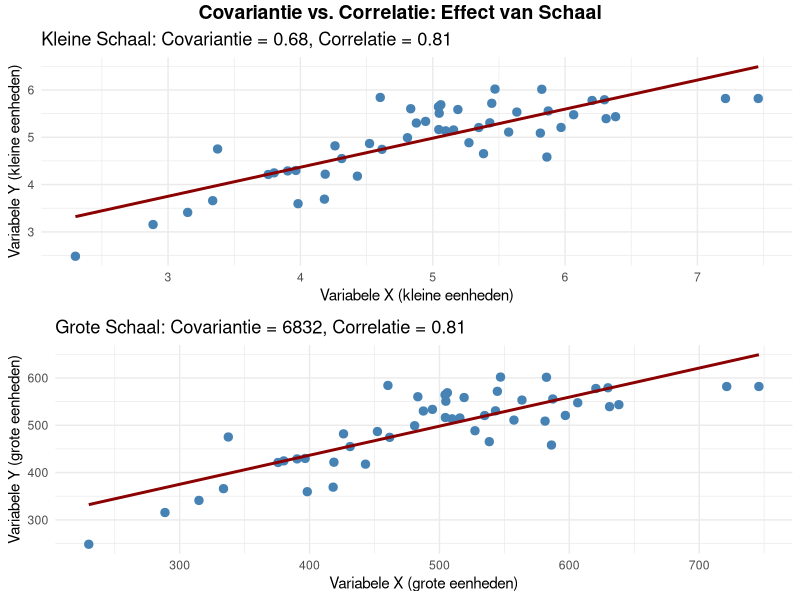
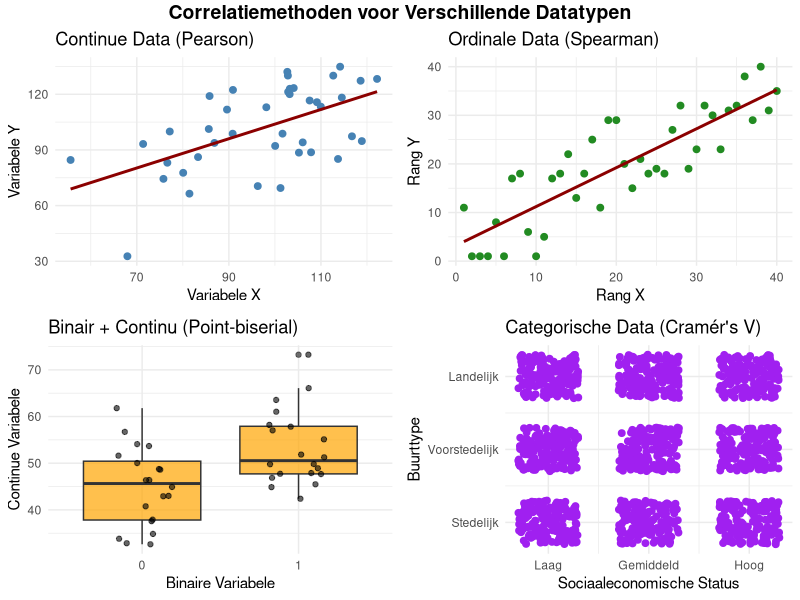
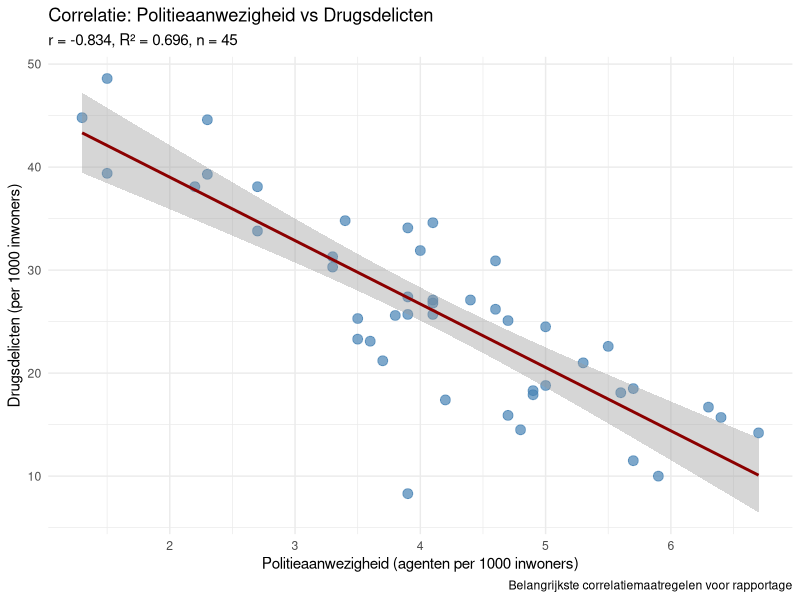
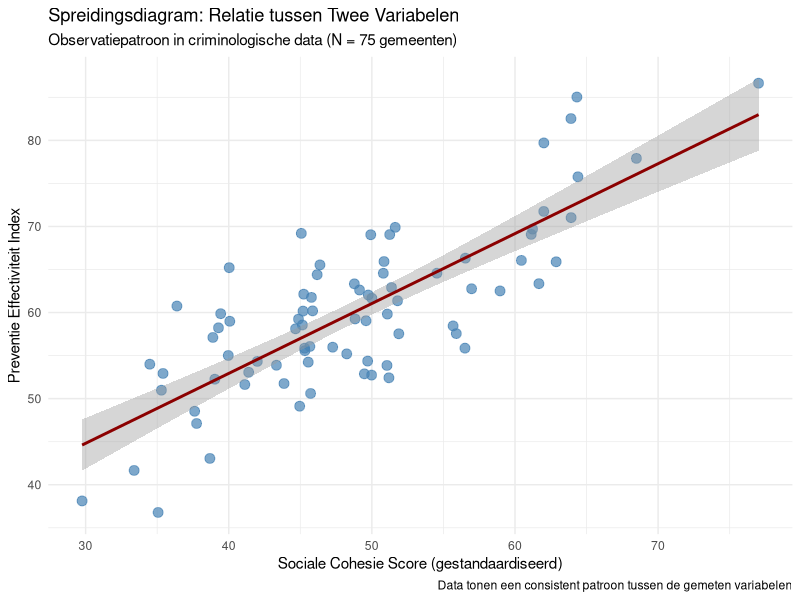
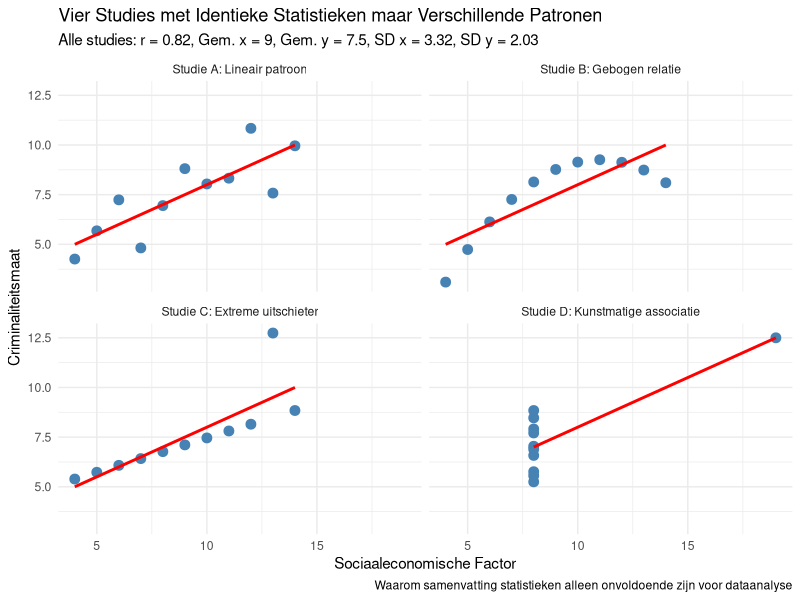
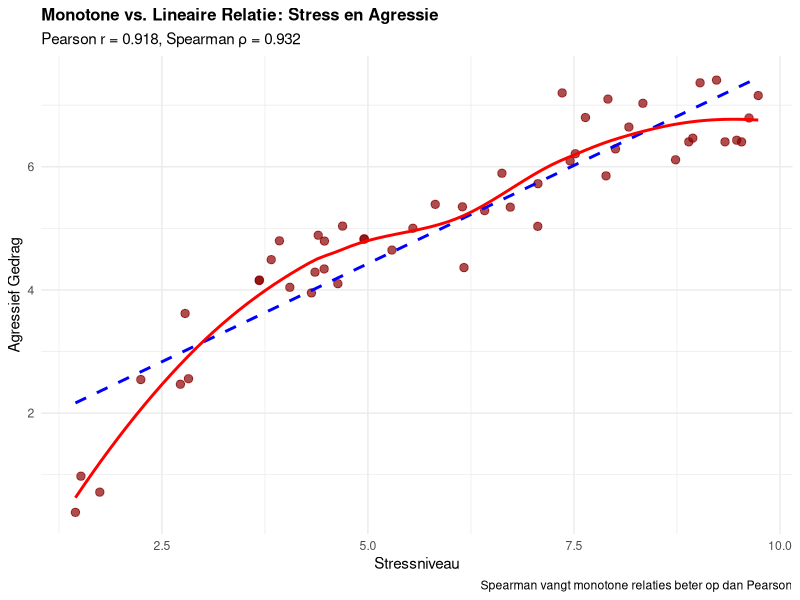
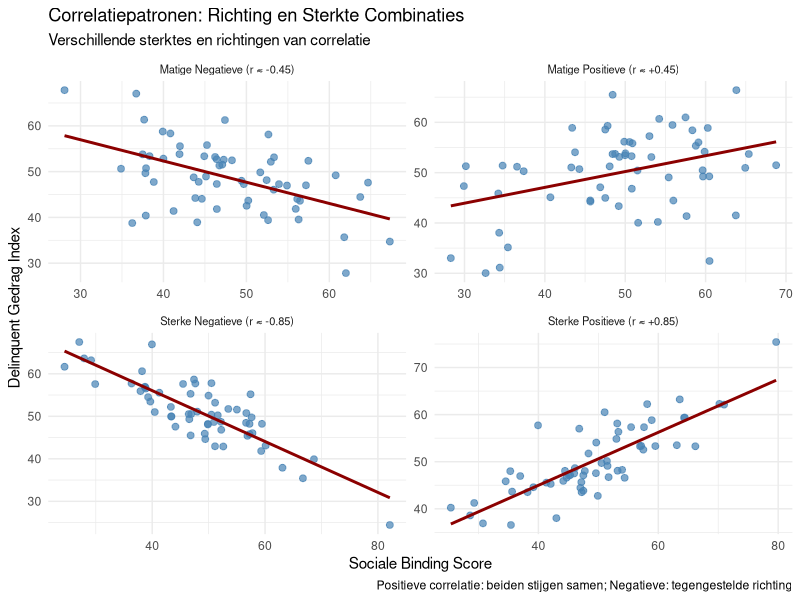
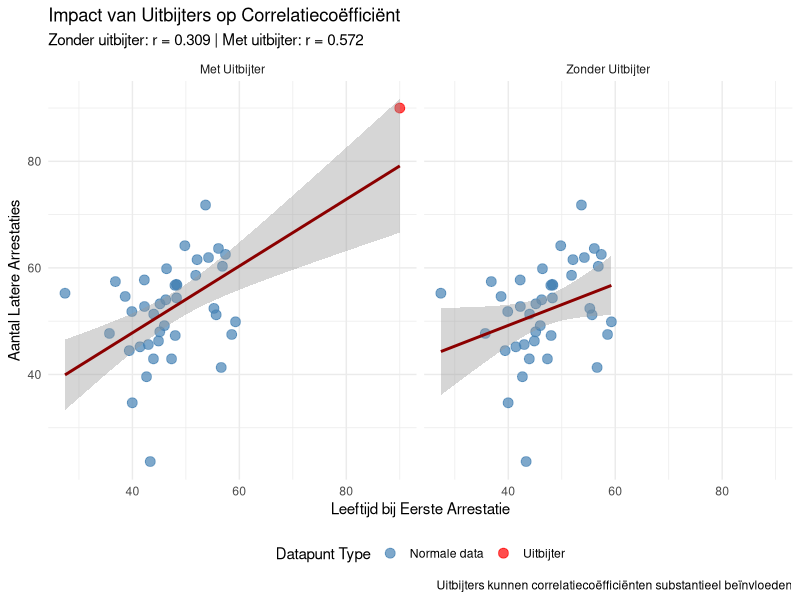

Generate these figures, in order, with R:
# =============================================================================
# SIMPLIFIED DODONA CORRELATION EXERCISES - IMAGE GENERATION SCRIPT
# =============================================================================
# This script generates all visualization images for correlation exercises
# Direct generation without unnecessary function wrappers
# =============================================================================

# Load required libraries
library(ggplot2)
library(dplyr)
library(gridExtra)
library(tidyr)

# Set random seed for reproducibility
set.seed(42)

# Define the path to the appropriate Dodona directory
question_dirs <- c(
  "3" = "3.3 Correlatie - Belangrijkste maatregelen",
  "8" = "3.8 Correlatie - Interpreteer correlatie", 
  "9" = "3.9 Correlatie - Wat correlatie vertelt",
  "11" = "3.11 Correlatie - Visualisatie belang",
  "12" = "3.12 Correlatie - Covariantie verschillen",
  "14" = "3.14 Correlatie - Pearson vs Spearman",
  "15" = "3.15 Correlatie - Richting en kracht",
  "18" = "3.18 Correlatie - Wanneer welke correlatie",
  "19" = "3.19 Correlatie - Impact uitschieters",
  "21" = "3.21 Correlatie - Correlatie interpretatie",
  "23" = "3.23 Correlatie - Correlatie aannames"
)

# Function to save images to appropriate directories
save_dodona_image <- function(plot, question_num, width = 5, height = 3.5) {
  # Create directory if it doesn't exist
  dir_name <- question_dirs[as.character(question_num)]
  if (!is.na(dir_name)) {
    media_path <- file.path(dir_name, "description", "media")
    if (!dir.exists(media_path)) {
      dir.create(media_path, recursive = TRUE)
    }
    
    # Save the image
    filename <- file.path(media_path, paste0("correlation_plot_", question_num, ".png"))
    ggsave(filename, plot, width = width, height = height, dpi = 300, bg = "white")
    cat("Saved:", filename, "- Size:", width, "x", height, "\n")
  }
}

# =============================================================================
# DIRECT IMAGE GENERATION
# =============================================================================

cat("=============================================================================\n")
cat("GENERATING ALL DODONA CORRELATION EXERCISE IMAGES\n")
cat("=============================================================================\n")

# QUESTION 3.3 - Key correlation measures
cat("\n=== Generating Q3.3 Image: Belangrijkste maatregelen ===\n")

# Generate realistic criminological data
n <- 45  # Belgian municipalities
politie <- round(rnorm(n, mean=4.2, sd=1.1), 1)
drugs <- round(25 + rnorm(n, sd=6) - 2.5*scale(politie)[,1]*3, 1)

crime_data <- data.frame(
  "Politieaanwezigheid" = politie,
  "Drugsdelicten" = drugs
)

r_value <- round(cor(crime_data$Politieaanwezigheid, crime_data$Drugsdelicten), 3)
r_squared <- round(r_value^2, 3)

p_q3 <- ggplot(crime_data, aes(x = Politieaanwezigheid, y = Drugsdelicten)) +
  geom_point(color = "steelblue", size = 3, alpha = 0.7) +
  geom_smooth(method = "lm", formula = y ~ x, se = TRUE, color = "darkred") +
  labs(
    title = "Correlatie: Politieaanwezigheid vs Drugsdelicten",
    subtitle = paste0("r = ", r_value, ", R² = ", r_squared, ", n = ", n),
    x = "Politieaanwezigheid (agenten per 1000 inwoners)",
    y = "Drugsdelicten (per 1000 inwoners)",
    caption = "Belangrijkste correlatiemaatregelen voor rapportage"
  ) +
  theme_minimal()

save_dodona_image(p_q3, 3, width = 3, height = 3)

# QUESTION 3.8 - Interpret correlation
cat("\n=== Generating Q3.8 Image: Interpreteer correlatie ===\n")

# Generate data for positive correlation of 0.75
n <- 80
x <- rnorm(n, 50, 10)
y <- 0.75 * scale(x)[,1] * 10 + rnorm(n, 60, 6)

pos_cor_data <- data.frame(
  Variable_X = x,
  Variable_Y = y
)

r_value <- round(cor(x, y), 2)
r_squared <- round(r_value^2 * 100, 1)

p_q8 <- ggplot(pos_cor_data, aes(x = Variable_X, y = Variable_Y)) +
  geom_point(color = "steelblue", size = 3, alpha = 0.7) +
  geom_smooth(method = "lm", formula = y ~ x, se = TRUE, color = "darkred") +
  labs(
    title = "Spreidingsdiagram: Relatie tussen Twee Variabelen",
    subtitle = "Observatiepatroon in criminologische data (N = 75 gemeenten)",
    x = "Sociale Cohesie Score (gestandaardiseerd)",
    y = "Preventie Effectiviteit Index",
    caption = "Data tonen een consistent patroon tussen de gemeten variabelen"
  ) +
  theme_minimal()

save_dodona_image(p_q8, 8, width = 5.0, height = 3.5)

# QUESTION 3.11 - Visualization importance (Anscombe's Quartet style)
cat("\n=== Generating Q3.11 Image: Visualisatie belang ===\n")

# Recreate identical statistics with different patterns
data_x1 <- c(10, 8, 13, 9, 11, 14, 6, 4, 12, 7, 5)
data_y1 <- c(8.04, 6.95, 7.58, 8.81, 8.33, 9.96, 7.24, 4.26, 10.84, 4.82, 5.68)
data_x2 <- c(10, 8, 13, 9, 11, 14, 6, 4, 12, 7, 5)
data_y2 <- c(9.14, 8.14, 8.74, 8.77, 9.26, 8.10, 6.13, 3.10, 9.13, 7.26, 4.74)
data_x3 <- c(10, 8, 13, 9, 11, 14, 6, 4, 12, 7, 5)
data_y3 <- c(7.46, 6.77, 12.74, 7.11, 7.81, 8.84, 6.08, 5.39, 8.15, 6.42, 5.73)
data_x4 <- c(8, 8, 8, 8, 8, 8, 8, 19, 8, 8, 8)
data_y4 <- c(6.58, 5.76, 7.71, 8.84, 8.47, 7.04, 5.25, 12.50, 5.56, 7.91, 6.89)

# Calculate statistics (they're identical for all datasets)
corr <- round(cor(data_x1, data_y1), 2)
mean_x <- round(mean(data_x1), 2)
mean_y <- round(mean(data_y1), 2)
sd_x <- round(sd(data_x1), 2)
sd_y <- round(sd(data_y1), 2)

# Combine the data
data_df <- data.frame(
  x1 = data_x1, y1 = data_y1,
  x2 = data_x2, y2 = data_y2,
  x3 = data_x3, y3 = data_y3,
  x4 = data_x4, y4 = data_y4
)

# Transform to long format for easier plotting
data_long <- data_df %>%
  mutate(id = row_number()) %>%
  gather(key, value, -id) %>%
  separate(key, c("axis", "dataset"), sep = 1) %>%
  spread(axis, value) %>%
  select(dataset, id, x, y)

# Create descriptive names for the datasets
dataset_names <- c(
  "1" = "Studie A: Lineair patroon",
  "2" = "Studie B: Gebogen relatie",
  "3" = "Studie C: Extreme uitschieter",
  "4" = "Studie D: Kunstmatige associatie"
)

# Plot the data
p_q11 <- ggplot(data_long, aes(x = x, y = y)) +
  geom_point(size = 3, color = "steelblue") +
  geom_smooth(method = "lm", se = FALSE, color = "red", formula = y ~ x) +
  facet_wrap(~ dataset, ncol = 2, labeller = labeller(dataset = dataset_names)) +
  labs(
    title = "Vier Studies met Identieke Statistieken maar Verschillende Patronen",
    subtitle = paste0("Alle studies: r = ", corr, ", Gem. x = ", mean_x, 
                      ", Gem. y = ", mean_y, ", SD x = ", sd_x, ", SD y = ", sd_y),
    caption = "Waarom samenvatting statistieken alleen onvoldoende zijn voor dataanalyse",
    x = "Sociaaleconomische Factor",
    y = "Criminaliteitsmaat"
  ) +
  theme_minimal()

save_dodona_image(p_q11, 11, width = 6.0, height = 4.5)

# QUESTION 3.12 - Covariance vs Correlation differences
cat("\n=== Generating Q3.12 Image: Covariantie verschillen ===\n")

# Generate two datasets with same correlation but different scales
n <- 50

# Dataset 1: Small scale variables
x1 <- rnorm(n, 5, 1)
y1 <- 0.7 * scale(x1)[,1] * 1 + rnorm(n, 5, 0.6)
cov1 <- round(cov(x1, y1), 2)
cor1 <- round(cor(x1, y1), 2)

# Dataset 2: Large scale variables (100x)
x2 <- x1 * 100
y2 <- y1 * 100
cov2 <- round(cov(x2, y2), 0)
cor2 <- round(cor(x2, y2), 2)

# Create combined data frame
kleine_schaal <- data.frame(x = x1, y = y1, dataset = "Kleine Schaal Variabelen")
grote_schaal <- data.frame(x = x2, y = y2, dataset = "Grote Schaal Variabelen (x100)")

# Create visualization with two plots
p1 <- ggplot(kleine_schaal, aes(x = x, y = y)) +
  geom_point(color = "steelblue", size = 2.5) +
  geom_smooth(method = "lm", se = FALSE, color = "darkred", formula = y ~ x) +
  labs(
    title = paste0("Kleine Schaal: Covariantie = ", cov1, ", Correlatie = ", cor1),
    x = "Variabele X (kleine eenheden)",
    y = "Variabele Y (kleine eenheden)"
  ) +
  theme_minimal()

p2 <- ggplot(grote_schaal, aes(x = x, y = y)) +
  geom_point(color = "steelblue", size = 2.5) +
  geom_smooth(method = "lm", se = FALSE, color = "darkred", formula = y ~ x) +
  labs(
    title = paste0("Grote Schaal: Covariantie = ", cov2, ", Correlatie = ", cor2),
    x = "Variabele X (grote eenheden)",
    y = "Variabele Y (grote eenheden)"
  ) +
  theme_minimal()

# Combine plots
p_q12 <- grid.arrange(p1, p2, nrow = 2,
         top = grid::textGrob("Covariantie vs. Correlatie: Effect van Schaal", 
                              gp = grid::gpar(fontsize = 14, fontface = "bold")))

save_dodona_image(p_q12, 12, width = 5.5, height = 4.0)

# QUESTION 3.14 - Pearson vs Spearman (monotonic vs linear)
cat("\n=== Generating Q3.14 Image: Pearson vs Spearman ===\n")

# Create data for monotonic but non-linear pattern
n <- 50
stress <- runif(n, 1, 10)
agressie <- 3 * log(stress) + rnorm(n, 0, 0.5)

# Calculate both correlations
pearson_r <- round(cor(stress, agressie, method = "pearson"), 3)
spearman_rho <- round(cor(stress, agressie, method = "spearman"), 3)

data_plot <- data.frame(stress = stress, agressie = agressie)

p_q14 <- ggplot(data_plot, aes(x = stress, y = agressie)) +
  geom_point(color = "darkred", size = 2.5, alpha = 0.7) +
  geom_smooth(method = "lm", se = FALSE, color = "blue", linetype = "dashed", 
              aes(color = "Lineaire lijn (Pearson)")) +
  geom_smooth(method = "loess", se = FALSE, color = "red", linewidth = 1,
              aes(color = "Werkelijke curve")) +
  scale_color_manual(values = c("Lineaire lijn (Pearson)" = "blue", 
                               "Werkelijke curve" = "red")) +
  labs(
    title = "Monotone vs. Lineaire Relatie: Stress en Agressie",
    subtitle = paste0("Pearson r = ", pearson_r, ", Spearman ρ = ", spearman_rho),
    x = "Stressniveau",
    y = "Agressief Gedrag",
    color = "Trendlijn Type",
    caption = "Spearman vangt monotone relaties beter op dan Pearson"
  ) +
  theme_minimal() +
  theme(legend.position = "bottom",
        plot.title = element_text(size = 12, face = "bold"))

save_dodona_image(p_q14, 14, width = 5.0, height = 3.5)

# QUESTION 3.15 - Direction and strength patterns
cat("\n=== Generating Q3.15 Image: Richting en kracht ===\n")

# Create four datasets with different correlation patterns
n <- 60

# Function to create data with specific correlation strength
create_correlation_data <- function(r_target, direction = "positive") {
  x <- rnorm(n, 50, 10)
  if (direction == "positive") {
    y <- r_target * scale(x)[,1] * 8 + rnorm(n, 50, sqrt(1 - r_target^2) * 8)
  } else {
    y <- -r_target * scale(x)[,1] * 8 + rnorm(n, 50, sqrt(1 - r_target^2) * 8)
  }
  return(data.frame(x = x, y = y))
}

# Generate four different patterns
strong_pos <- create_correlation_data(0.85, "positive") %>% mutate(pattern = "Sterke Positieve (r ≈ +0.85)")
moderate_pos <- create_correlation_data(0.45, "positive") %>% mutate(pattern = "Matige Positieve (r ≈ +0.45)")
moderate_neg <- create_correlation_data(0.45, "negative") %>% mutate(pattern = "Matige Negatieve (r ≈ -0.45)")
strong_neg <- create_correlation_data(0.85, "negative") %>% mutate(pattern = "Sterke Negatieve (r ≈ -0.85)")

# Combine all data
all_patterns <- rbind(strong_pos, moderate_pos, moderate_neg, strong_neg)

p_q15 <- ggplot(all_patterns, aes(x = x, y = y)) +
  geom_point(color = "steelblue", size = 2, alpha = 0.7) +
  geom_smooth(method = "lm", se = FALSE, color = "darkred", formula = y ~ x) +
  facet_wrap(~ pattern, ncol = 2, scales = "free") +
  labs(
    title = "Correlatiepatronen: Richting en Sterkte Combinaties",
    subtitle = "Verschillende sterktes en richtingen van correlatie",
    x = "Sociale Binding Score",
    y = "Delinquent Gedrag Index",
    caption = "Positieve correlatie: beiden stijgen samen; Negatieve: tegengestelde richting"
  ) +
  theme_minimal() +
  theme(strip.text = element_text(size = 8))

save_dodona_image(p_q15, 15, width = 6.0, height = 4.5)

# QUESTION 3.18 - When to use which correlation
cat("\n=== Generating Q3.18 Image: Wanneer welke correlatie ===\n")

# Create examples of different data types requiring different correlations
n <- 40

# Example 1: Continuous data (Pearson)
continuous_data <- data.frame(
  x = rnorm(n, 100, 15),
  y = rnorm(n, 100, 15)
) %>% 
  mutate(y = 0.6 * scale(x)[,1] * 15 + y,
         type = "Continue Data (Pearson)")

# Example 2: Ordinal/Ranked data (Spearman)
set.seed(456)
ordinal_ranks <- data.frame(
  x = sample(1:n, n),
  y = sample(1:n, n)
)
# Make them somewhat correlated
ordinal_ranks$y <- ordinal_ranks$x + sample(-10:10, n, replace = TRUE)
ordinal_ranks$y[ordinal_ranks$y < 1] <- 1
ordinal_ranks$y[ordinal_ranks$y > n] <- n
ordinal_ranks$type <- "Ordinale Data (Spearman)"

# Example 3: Binary + Continuous (Point-biserial)
binary_cont <- data.frame(
  x = rep(c(0, 1), each = n/2),
  y = c(rnorm(n/2, 45, 8), rnorm(n/2, 55, 8)),
  type = "Binair + Continu (Point-biserial)"
)

# Example 4: Categorical (Chi-square/Cramér's V)
categorical <- expand.grid(
  x = factor(rep(c("Laag", "Gemiddeld", "Hoog"), each = n/3)),
  y = factor(rep(c("Stedelijk", "Voorstedelijk", "Landelijk"), n/3))
) %>%
  mutate(type = "Categorische Data (Cramér's V)",
         x_num = as.numeric(x),
         y_num = as.numeric(y))

# Combine and create visualization
p1 <- ggplot(continuous_data, aes(x = x, y = y)) +
  geom_point(color = "steelblue", size = 2) +
  geom_smooth(method = "lm", se = FALSE, color = "darkred") +
  labs(title = "Continue Data (Pearson)", x = "Variabele X", y = "Variabele Y") +
  theme_minimal()

p2 <- ggplot(ordinal_ranks, aes(x = x, y = y)) +
  geom_point(color = "forestgreen", size = 2) +
  geom_smooth(method = "lm", se = FALSE, color = "darkred") +
  labs(title = "Ordinale Data (Spearman)", x = "Rang X", y = "Rang Y") +
  theme_minimal()

p3 <- ggplot(binary_cont, aes(x = factor(x), y = y)) +
  geom_boxplot(fill = "orange", alpha = 0.7) +
  geom_jitter(width = 0.2, alpha = 0.6) +
  labs(title = "Binair + Continu (Point-biserial)", x = "Binaire Variabele", y = "Continue Variabele") +
  theme_minimal()

p4 <- ggplot(categorical, aes(x = x_num, y = y_num)) +
  geom_jitter(color = "purple", size = 2, width = 0.3, height = 0.3) +
  scale_x_continuous(breaks = 1:3, labels = c("Laag", "Gemiddeld", "Hoog")) +
  scale_y_continuous(breaks = 1:3, labels = c("Stedelijk", "Voorstedelijk", "Landelijk")) +
  labs(title = "Categorische Data (Cramér's V)", x = "Sociaaleconomische Status", y = "Buurttype") +
  theme_minimal()

# Combine all plots
p_q18 <- grid.arrange(p1, p2, p3, p4, ncol = 2,
         top = grid::textGrob("Correlatiemethoden voor Verschillende Datatypen", 
                              gp = grid::gpar(fontsize = 14, fontface = "bold")))

save_dodona_image(p_q18, 18, width = 6.5, height = 5.0)

# QUESTION 3.19 - Impact of outliers
cat("\n=== Generating Q3.19 Image: Impact uitschieters ===\n")

# Create data with and without outliers
n <- 40

# Base data with moderate correlation
set.seed(789)
x_base <- rnorm(n, 50, 10)
y_base <- 0.4 * scale(x_base)[,1] * 8 + rnorm(n, 50, 8)

# Data without outlier
data_normal <- data.frame(x = x_base, y = y_base, type = "Zonder Uitbijter")

# Data with outlier
data_outlier <- data.frame(
  x = c(x_base, 90),
  y = c(y_base, 90),
  type = "Met Uitbijter"
)

# Calculate correlations
r_normal <- round(cor(data_normal$x, data_normal$y), 3)
r_outlier <- round(cor(data_outlier$x, data_outlier$y), 3)

# Combine data
all_data <- rbind(data_normal, data_outlier)

p_q19 <- ggplot(all_data, aes(x = x, y = y)) +
  geom_point(aes(color = ifelse(x > 80 & y > 80, "Uitbijter", "Normale data")), 
             size = 3, alpha = 0.7) +
  geom_smooth(method = "lm", se = TRUE, color = "darkred", formula = y ~ x) +
  facet_wrap(~ type, ncol = 2) +
  scale_color_manual(values = c("Normale data" = "steelblue", "Uitbijter" = "red")) +
  labs(
    title = "Impact van Uitbijters op Correlatiecoëfficiënt",
    subtitle = paste0("Zonder uitbijter: r = ", r_normal, " | Met uitbijter: r = ", r_outlier),
    x = "Leeftijd bij Eerste Arrestatie",
    y = "Aantal Latere Arrestaties",
    color = "Datapunt Type",
    caption = "Uitbijters kunnen correlatiecoëfficiënten substantieel beïnvloeden"
  ) +
  theme_minimal() +
  theme(legend.position = "bottom")

save_dodona_image(p_q19, 19, width = 5.5, height = 3.8)

# QUESTION 3.21 - Correlation interpretation scenarios
cat("\n=== Generating Q3.21 Image: Correlatie interpretatie ===\n")

# Create different correlation scenarios for interpretation
n <- 50

# Scenario 1: Strong positive correlation
scenario1 <- data.frame(
  x = rnorm(n, 50, 10),
  scenario = "Scenario A: r = +0.78"
)
scenario1$y <- 0.78 * scale(scenario1$x)[,1] * 8 + rnorm(n, 50, 6)

# Scenario 2: Weak negative correlation
scenario2 <- data.frame(
  x = rnorm(n, 50, 10),
  scenario = "Scenario B: r = -0.23"
)
scenario2$y <- -0.23 * scale(scenario2$x)[,1] * 8 + rnorm(n, 50, 9)

# Scenario 3: No correlation
scenario3 <- data.frame(
  x = rnorm(n, 50, 10),
  scenario = "Scenario C: r ≈ 0.00"
)
scenario3$y <- rnorm(n, 50, 8)

# Scenario 4: Moderate negative correlation
scenario4 <- data.frame(
  x = rnorm(n, 50, 10),
  scenario = "Scenario D: r = -0.55"
)
scenario4$y <- -0.55 * scale(scenario4$x)[,1] * 8 + rnorm(n, 50, 7)

# Combine all scenarios
all_scenarios <- rbind(scenario1, scenario2, scenario3, scenario4)

p_q21 <- ggplot(all_scenarios, aes(x = x, y = y)) +
  geom_point(color = "steelblue", size = 2.5, alpha = 0.7) +
  geom_smooth(method = "lm", se = FALSE, color = "darkred", formula = y ~ x) +
  facet_wrap(~ scenario, ncol = 2) +
  labs(
    title = "Verschillende Correlatiescenario's voor Interpretatie",
    subtitle = "Hoe interpreteer je verschillende correlatiesterktes?",
    x = "Sociaaleconomische Status",
    y = "Misdaadcijfer per 1000 inwoners",
    caption = "Sterkte interpretatie: |r| < 0.3 zwak, 0.3-0.7 matig, > 0.7 sterk"
  ) +
  theme_minimal() +
  theme(strip.text = element_text(size = 9))

save_dodona_image(p_q21, 21, width = 6.0, height = 4.5)

# QUESTION 3.23 - Correlation assumptions
cat("\n=== Generating Q3.23 Image: Correlatie aannames ===\n")

# Create examples showing when correlation assumptions are violated
n <- 60

# Example 1: Normal linear relationship (assumptions met)
normal_data <- data.frame(
  x = rnorm(n, 50, 10),
  type = "Aannames Voldaan"
)
normal_data$y <- 0.6 * scale(normal_data$x)[,1] * 8 + rnorm(n, 50, 6)

# Example 2: Non-linear relationship (linearity assumption violated)
nonlinear_data <- data.frame(
  x = seq(10, 90, length.out = n),
  type = "Lineariteit Geschonden"
)
nonlinear_data$y <- 30 + 0.3 * (nonlinear_data$x - 50)^2 + rnorm(n, 0, 5)

# Example 3: Heteroscedasticity (homoscedasticity assumption violated)
hetero_data <- data.frame(
  x = seq(20, 80, length.out = n),
  type = "Homoscedasticiteit Geschonden"
)
hetero_data$y <- 20 + 0.5 * hetero_data$x + rnorm(n, 0, hetero_data$x * 0.2)

# Example 4: Outliers present (normality/no outliers assumption violated)
outlier_data <- data.frame(
  x = c(rnorm(n-3, 50, 8), c(20, 80, 85)),
  y = c(rnorm(n-3, 50, 8), c(80, 20, 85)),
  type = "Uitbijters Aanwezig"
)
outlier_data$y[1:(n-3)] <- 0.5 * scale(outlier_data$x[1:(n-3)])[,1] * 8 + outlier_data$y[1:(n-3)]

# Combine all data
all_data <- rbind(normal_data, nonlinear_data, hetero_data, outlier_data)

p_q23 <- ggplot(all_data, aes(x = x, y = y)) +
  geom_point(color = "steelblue", size = 2, alpha = 0.7) +
  geom_smooth(method = "lm", se = FALSE, color = "red", formula = y ~ x) +
  facet_wrap(~ type, ncol = 2) +
  labs(
    title = "Pearson Correlatie Aannames: Voldaan vs. Geschonden",
    subtitle = "Wanneer is Pearson correlatie betrouwbaar?",
    x = "Variabele X",
    y = "Variabele Y",
    caption = "Pearson correlatie werkt best bij lineaire, homoscedastische relaties zonder uitbijters"
  ) +
  theme_minimal() +
  theme(strip.text = element_text(size = 9))

save_dodona_image(p_q23, 23, width = 6.0, height = 4.5)

# =============================================================================
# COMPLETION SUMMARY
# =============================================================================

cat("\n=============================================================================\n")
cat("IMAGE GENERATION COMPLETE!\n")
cat("=============================================================================\n")
cat("Total images generated: 10\n")
cat("All images saved to respective media/ folders with custom dimensions\n")
cat("=============================================================================\n")

# Print summary of image dimensions
cat("\n=== IMAGE DIMENSION SUMMARY ===\n")
image_specs <- data.frame(
  Question = c("Q3.3", "Q3.8", "Q3.11", "Q3.12", "Q3.14", "Q3.15", "Q3.18", "Q3.19", "Q3.21", "Q3.23"),
  Description = c("Belangrijkste maatregelen", "Interpreteer correlatie", "Visualisatie belang", 
                  "Covariantie verschillen", "Pearson vs Spearman", "Richting en kracht",
                  "Wanneer welke correlatie", "Impact uitschieters", "Correlatie interpretatie", 
                  "Correlatie aannames"),
  Width = c(4.5, 5.0, 6.0, 5.5, 5.0, 6.0, 6.5, 5.5, 6.0, 6.0),
  Height = c(3.2, 3.5, 4.5, 4.0, 3.5, 4.5, 5.0, 3.8, 4.5, 4.5),
  Panels = c(1, 1, 4, 2, 1, 4, 4, 2, 4, 4)
)

print(image_specs)

cat("\n=== SCRIPT EXECUTION COMPLETED ===\n")